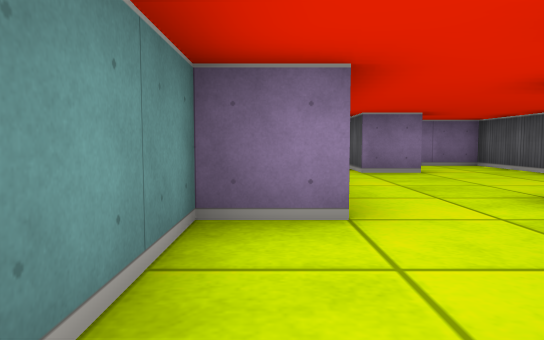
View 1 (above)

13 first-person views from a walk through a cub3D ray-caster map. The camera is about half as high as the walls, tilts 4° down and sees 70° across. The floor is counted in squares. Each view is taken from the middle of a square. On the plan, view 1 faces up. The plan holds only what a view shows up to about 9 squares ahead; the rest is blank. The place goes on beyond the plan.

View 2
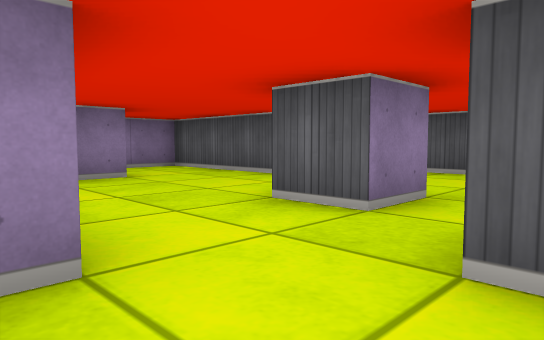

View 3
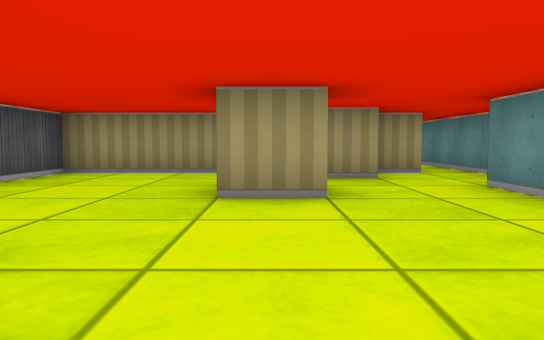

View 4
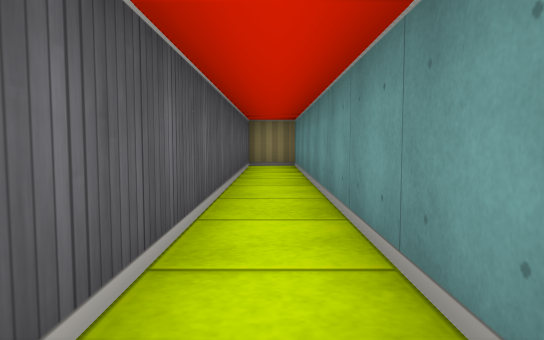

View 5
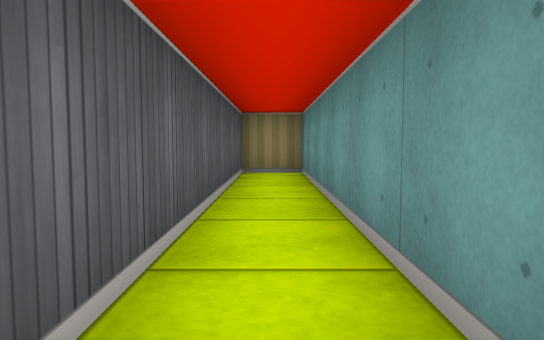

View 6
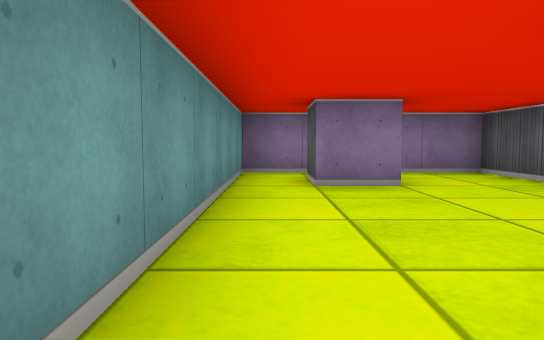

View 7
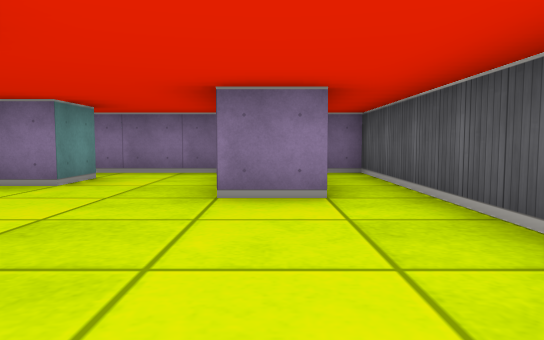

View 8
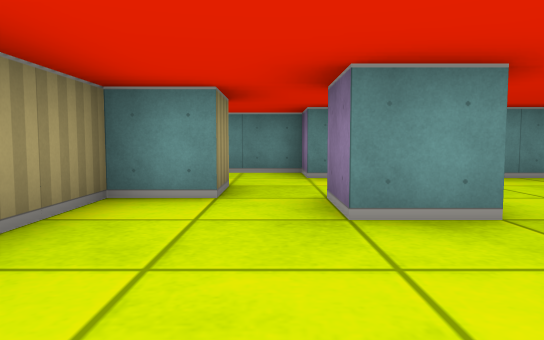

View 9
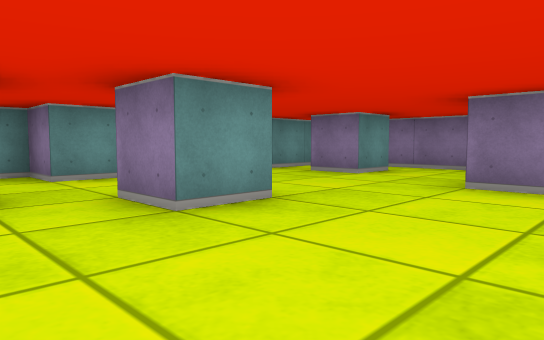

View 10
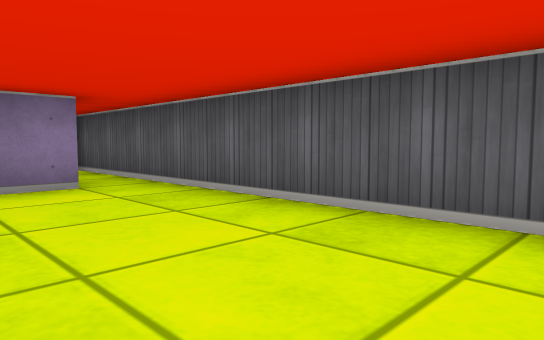

View 11
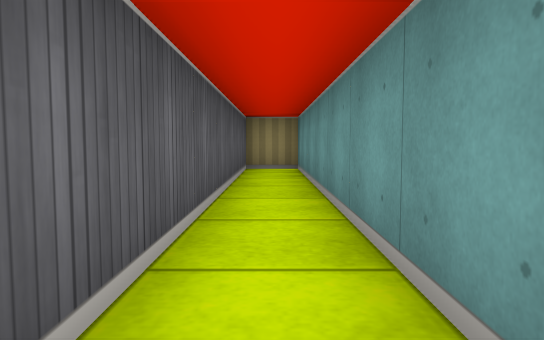

View 12
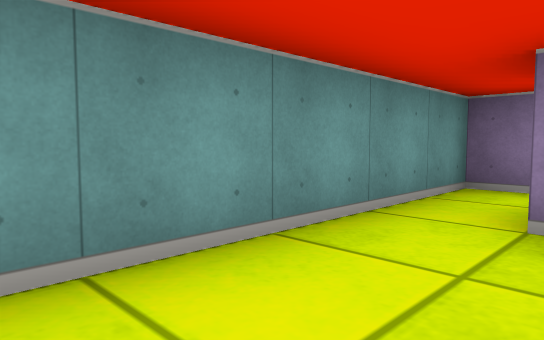

View 13
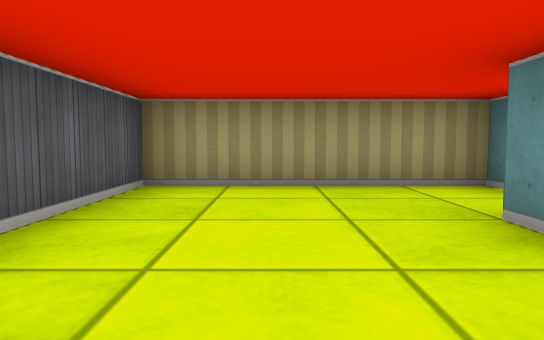

### Floor plan
Points are (right, up) in squares from view 1. A wall is a line through its corners. A room is listed if a view was taken in it or the views show most of it. See-through windows are left out.
Room 1 (views 1, 2, 3, 4, 5, 6, 7, 8, 9, 10, 11, 12, 13)
walls: (2.5, 2.5) (2.5, 3.5) (3.5, 3.5) (3.5, 2.5) (2.5, 2.5); (1.4, 1.5) (2.5, 1.5) (2.5, 0.5) (6.5, 0.5) (6.5, 8.5) (5.9, 8.5); (5.6, 5.5) (4.5, 5.5) (4.5, 8.5) (0.5, 8.5) (0.5, 2.5) (-0.5, 2.5) (-0.5, -7.5) (0.5, -7.5) (0.5, 0.5) (1.2, 0.5); (2.5, 7.5) (2.5, 6.5) (1.5, 6.5) (1.5, 7.5)

Where each view was taken, in squares from view 1:
view 1: 0 up, 0 right, facing up
view 2: 1 up, 0 right, facing up-right
view 3: 7 up, 3 right, facing down
view 4: 1 up, 0 right, facing down
view 5: 1 down, 0 right, facing down
view 6: 2 up, 1 right, facing up
view 7: 2 up, 5 right, facing up
view 8: 2 up, 6 right, facing left
view 9: 1 up, 6 right, facing up-left
view 10: 1 up, 4 right, facing up-right
view 11: 0 up, 0 right, facing down
view 12: 4 up, 2 right, facing up-left
view 13: 5 up, 5 right, facing down
